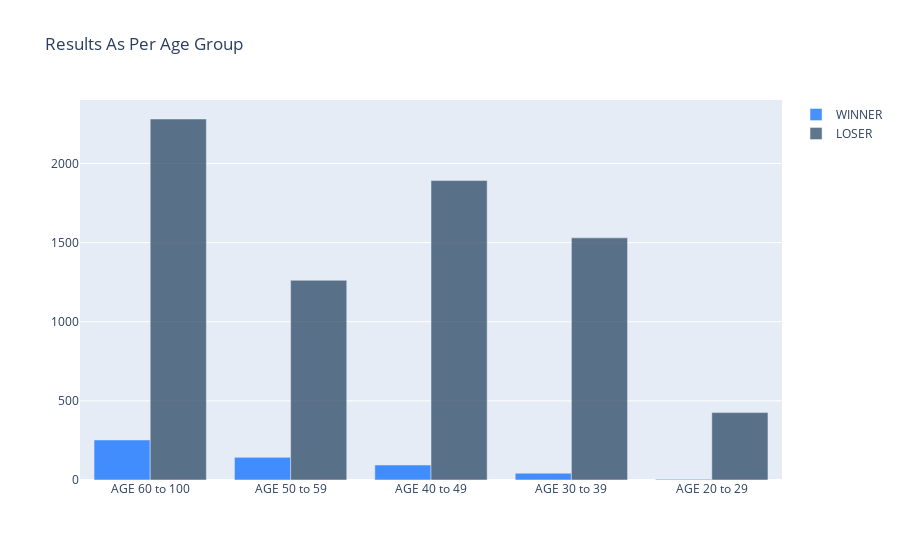

This figure's notebook cell:
### Code cell
candidateWinAgedf=candidatedf[candidatedf["WINNER"] == 1].groupby("AGE_GROUP_IDX")["WINNER"].size()
candidateLossAgedf=candidatedf[candidatedf["WINNER"] == 0].groupby("AGE_GROUP_IDX")["WINNER"].size()
candidateWinLossAgeBar = go.Figure()
candidateWinLossAgeBar.add_trace(go.Bar(
            y=candidateWinAgedf,
            x=["AGE 60 to 100", "AGE 50 to 59", "AGE 40 to 49", "AGE 30 to 39", "AGE 20 to 29"],
            marker_color='rgb(26, 118, 255)',
            opacity=0.8,
            name='WINNER'
        ))
candidateWinLossAgeBar.add_trace(go.Bar(
            y=candidateLossAgedf,
            x=["AGE 60 to 100", "AGE 50 to 59", "AGE 40 to 49", "AGE 30 to 39", "AGE 20 to 29"],
            marker_color='rgb(55, 83, 109)',
            opacity=0.8,
            name='LOSER'
        ))
candidateWinLossAgeBar.update_layout(
    title='Results As Per Age Group'
)
candidateWinLossAgeBar.show()

### Figure 1 — Plotly figure (JSON) as saved in the notebook; plotly's stock layout.template omitted (floating-point values rounded to 4 significant figures)
{"data": [{"marker": {"color": "rgb(26, 118, 255)"}, "name": "WINNER", "opacity": 0.8, "type": "bar", "x": ["AGE 60 to 100", "AGE 50 to 59", "AGE 40 to 49", "AGE 30 to 39", "AGE 20 to 29"], "y": [253, 143, 95, 43, 5]}, {"marker": {"color": "rgb(55, 83, 109)"}, "name": "LOSER", "opacity": 0.8, "type": "bar", "x": ["AGE 60 to 100", "AGE 50 to 59", "AGE 40 to 49", "AGE 30 to 39", "AGE 20 to 29"], "y": [2281, 1262, 1892, 1530, 426]}], "layout": {"title": {"text": "Results As Per Age Group"}}}
